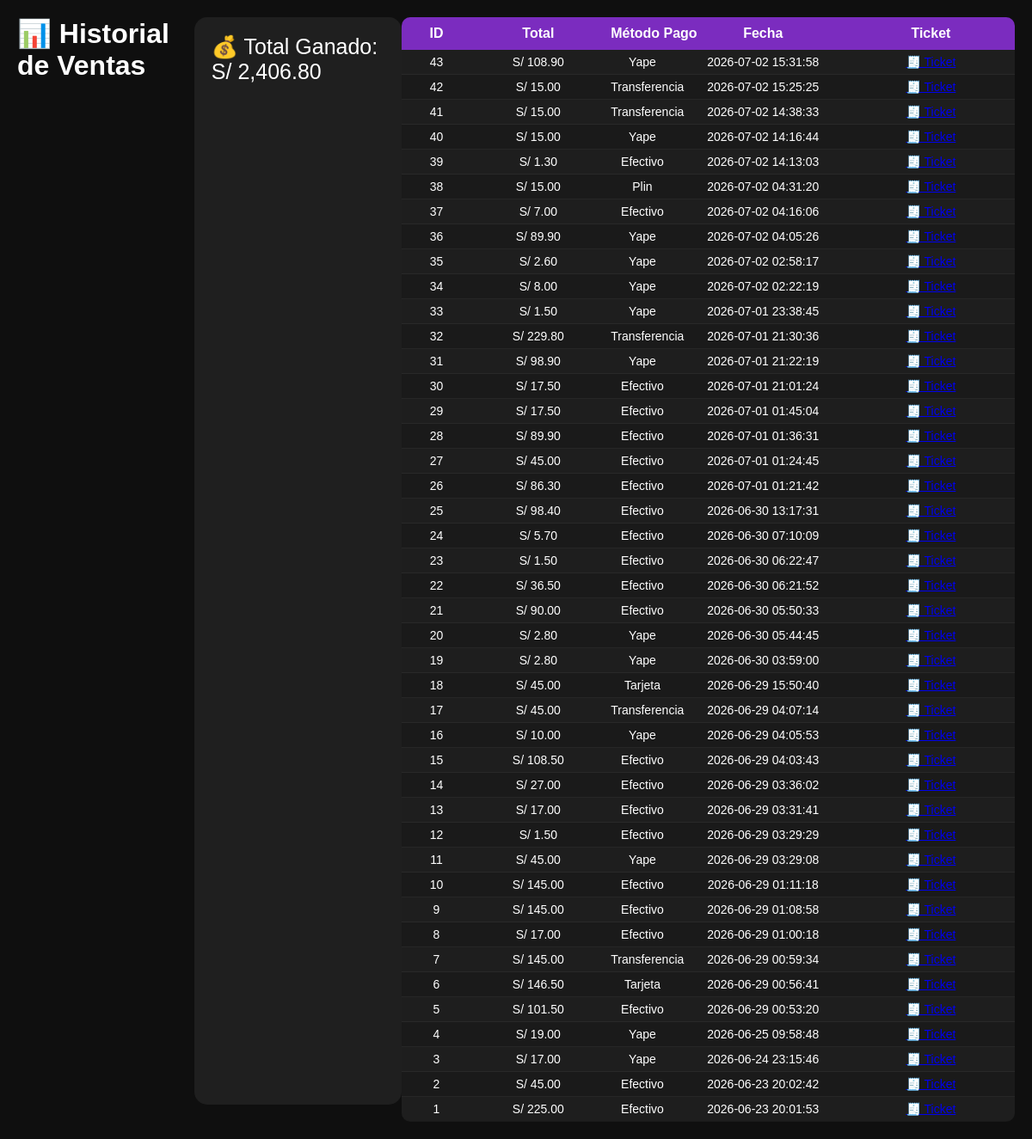
Screenshot of /pages/historial_ventas.php with the database file from the repository.
### tables this page shows
CREATE TABLE `ventas` (
  `id` int(11) NOT NULL,
  `total` decimal(10,2) DEFAULT NULL,
  `fecha` timestamp NOT NULL DEFAULT current_timestamp(),
  `metodo_pago` varchar(50) DEFAULT NULL,
  `cliente_id` int(11) DEFAULT NULL,
  `estado` varchar(20) NOT NULL DEFAULT 'Completada'
);

### pages/historial_ventas.php (the view, shortened to what this page needs)
<?php
include("../includes/conexion.php");
?>
<!DOCTYPE html>
<html lang="es">
<head>
<link rel="stylesheet"
      href="../css/dashboard.css">
</head>
<body>
<h1>📊 Historial de Ventas</h1>
<?php
$totalHoy = "SELECT SUM(total) AS total
             FROM ventas";
$resultadoTotal = mysqli_query($conexion,$totalHoy);
$filaTotal = mysqli_fetch_assoc($resultadoTotal);
?>
<div class="card-total">
💰 Total Ganado:
S/ <?php echo number_format($filaTotal['total'],2); ?>
</div>
<table>
<tr>
    <th>ID</th>
    <th>Total</th>
    <th>Método Pago</th>
    <th>Fecha</th>
    <th>Ticket</th>
</tr>
<?php
$consulta = "SELECT * FROM ventas
             ORDER BY id DESC";
$resultado = mysqli_query($conexion,$consulta);
while($v = mysqli_fetch_assoc($resultado)){
?>
<tr>
    <td><?php echo $v['id']; ?></td>
    <td>
        S/ <?php echo number_format($v['total'],2); ?>
    </td>
    <td><?php echo $v['metodo_pago']; ?></td>
    <td><?php echo $v['fecha']; ?></td>
    <td>
        <a href="ticket.php?id=<?php echo $v['id']; ?>">
            🧾 Ticket
        </a>
    </td>
</tr>
<?php } ?>
</table>
</body>
</html>

### css/dashboard.css (style rules this page uses)
* { margin: 0; padding: 0; box-sizing: border-box; font-family: "Century Gothic", sans-serif; }
body { display: flex; background: #0f0f0f; }
table { width:100%; table-layout:fixed; border-collapse:collapse; background:#1a1a1a; border-radius:10px; overflow:hidden; border-bottom:1px solid rgba(255,255,255,.05); }
th:nth-child(1), td:nth-child(1) { width:80px; }
th:nth-child(2), td:nth-child(2) { width:220px; }
td:nth-child(3) { font-size:11px; }
table th { background:#7b2cbf; color:white; padding:10px 6px; font-size: 12; font-weight:600; white-space:nowrap; }
table td { padding: 6px 6px; font-size: 14px; text-align: center; color: white; border-bottom:1px solid rgba(255,255,255,.05); white-space:nowrap; }
th:last-child, td:last-child { min-width:220px; }
td:last-child { white-space: nowrap; min-width: 220px; }
td:last-child { min-width:250px; white-space:nowrap; }
td:nth-child(3) { font-size:14px; white-space:nowrap; }
th:nth-child(2), td:nth-child(2) { width:22%; }
th:nth-child(3), td:nth-child(3) { width:12%; }
td:first-child { text-align:center; }
table tbody tr { transition:.25s; }
table tbody tr:nth-child(even) { background:rgba(255,255,255,.02); }

### pages/historial_ventas.php (style rules this page uses)
body { background:#0f0f0f; color:white; font-family:Arial; margin:0; padding:20px; }
h1 { margin-bottom:20px; }
.card-total { background:#1f1f1f; padding:20px; border-radius:15px; margin-bottom:20px; font-size:25px; }
table { width:100%; border-collapse:collapse; background:#1a1a1a; }
th { background:#7b2cbf; padding:15px; }
td { padding:12px; text-align:center; border-bottom:1px solid #333; }

### rows the page displays
ventas: id "43", total "108.90", metodo_pago "Yape", fecha "2026-07-02 15:31:58"
ventas: id "42", total "15.00", metodo_pago "Transferencia", fecha "2026-07-02 15:25:25"
ventas: id "41", total "15.00", metodo_pago "Transferencia", fecha "2026-07-02 14:38:33"
ventas: id "40", total "15.00", metodo_pago "Yape", fecha "2026-07-02 14:16:44"
ventas: id "39", total "1.30", metodo_pago "Efectivo", fecha "2026-07-02 14:13:03"
ventas: id "38", total "15.00", metodo_pago "Plin", fecha "2026-07-02 04:31:20"
ventas: id "37", total "7.00", metodo_pago "Efectivo", fecha "2026-07-02 04:16:06"
ventas: id "36", total "89.90", metodo_pago "Yape", fecha "2026-07-02 04:05:26"
ventas: id "35", total "2.60", metodo_pago "Yape", fecha "2026-07-02 02:58:17"
ventas: id "34", total "8.00", metodo_pago "Yape", fecha "2026-07-02 02:22:19"
ventas: id "33", total "1.50", metodo_pago "Yape", fecha "2026-07-01 23:38:45"
ventas: id "32", total "229.80", metodo_pago "Transferencia", fecha "2026-07-01 21:30:36"
ventas: id "31", total "98.90", metodo_pago "Yape", fecha "2026-07-01 21:22:19"
ventas: id "30", total "17.50", metodo_pago "Efectivo", fecha "2026-07-01 21:01:24"
ventas: id "29", total "17.50", metodo_pago "Efectivo", fecha "2026-07-01 01:45:04"
ventas: id "28", total "89.90", metodo_pago "Efectivo", fecha "2026-07-01 01:36:31"
ventas: id "27", total "45.00", metodo_pago "Efectivo", fecha "2026-07-01 01:24:45"
ventas: id "26", total "86.30", metodo_pago "Efectivo", fecha "2026-07-01 01:21:42"
ventas: id "25", total "98.40", metodo_pago "Efectivo", fecha "2026-06-30 13:17:31"
ventas: id "24", total "5.70", metodo_pago "Efectivo", fecha "2026-06-30 07:10:09"
ventas: id "23", total "1.50", metodo_pago "Efectivo", fecha "2026-06-30 06:22:47"
ventas: id "22", total "36.50", metodo_pago "Efectivo", fecha "2026-06-30 06:21:52"
ventas: id "21", total "90.00", metodo_pago "Efectivo", fecha "2026-06-30 05:50:33"
ventas: id "20", total "2.80", metodo_pago "Yape", fecha "2026-06-30 05:44:45"
ventas: id "19", total "2.80", metodo_pago "Yape", fecha "2026-06-30 03:59:00"
ventas: id "18", total "45.00", metodo_pago "Tarjeta", fecha "2026-06-29 15:50:40"
ventas: id "17", total "45.00", metodo_pago "Transferencia", fecha "2026-06-29 04:07:14"
ventas: id "16", total "10.00", metodo_pago "Yape", fecha "2026-06-29 04:05:53"
ventas: id "15", total "108.50", metodo_pago "Efectivo", fecha "2026-06-29 04:03:43"
ventas: id "14", total "27.00", metodo_pago "Efectivo", fecha "2026-06-29 03:36:02"
ventas: id "13", total "17.00", metodo_pago "Efectivo", fecha "2026-06-29 03:31:41"
ventas: id "12", total "1.50", metodo_pago "Efectivo", fecha "2026-06-29 03:29:29"
ventas: id "11", total "45.00", metodo_pago "Yape", fecha "2026-06-29 03:29:08"
ventas: id "10", total "145.00", metodo_pago "Efectivo", fecha "2026-06-29 01:11:18"
ventas: id "9", total "145.00", metodo_pago "Efectivo", fecha "2026-06-29 01:08:58"
ventas: id "8", total "17.00", metodo_pago "Efectivo", fecha "2026-06-29 01:00:18"
ventas: id "7", total "145.00", metodo_pago "Transferencia", fecha "2026-06-29 00:59:34"
ventas: id "6", total "146.50", metodo_pago "Tarjeta", fecha "2026-06-29 00:56:41"
ventas: id "5", total "101.50", metodo_pago "Efectivo", fecha "2026-06-29 00:53:20"
ventas: id "4", total "19.00", metodo_pago "Yape", fecha "2026-06-25 09:58:48"
ventas: id "3", total "17.00", metodo_pago "Yape", fecha "2026-06-24 23:15:46"
ventas: id "2", total "45.00", metodo_pago "Efectivo", fecha "2026-06-23 20:02:42"
ventas: id "1", total "225.00", metodo_pago "Efectivo", fecha "2026-06-23 20:01:53"

### other values shown
$filaTotal['total'] "2,406.80"
